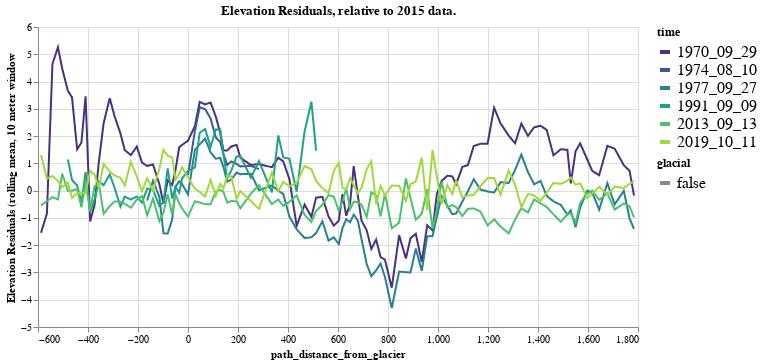

This figure's notebook cell:
### Markdown cell above
Plot elevation residuals, exclude glacier signals (small)

### Code cell
src = diff_df[['elevation', 'time', 'path_distance_from_glacier', 'glacial', 'elevation_residual']].reset_index().dropna()
src['time'] = src['time'].apply(lambda x: x.strftime(strip_time_format))
alt.Chart(
    src
).transform_filter(
    (datum.glacial == False)
).mark_line().encode(
    alt.X("path_distance_from_glacier:Q"),
    alt.Y("elevation_residual:Q", scale=alt.Scale(zero=False), title='Elevation Residuals (rolling mean, 10 meter window', impute=alt.ImputeParams(value=None)),
    alt.Color("time:O", scale=alt.Scale(scheme='viridis')),
    alt.StrokeDash('glacial:N')
).properties(
    width = 600,
    # height = 600,
    title="Elevation Residuals, relative to 2015 data."
).configure_legend(
    titleColor='black', 
    titleFontSize=12, 
    labelFontSize=16, 
    symbolStrokeWidth=4
)

### Figure 1 — Vega-Lite specification as saved in the notebook (floating-point values rounded to 4 significant figures; data arrays with more than 128 entries replaced by an {"elided": "..."} marker saying what was removed)
{"config": {"view": {"continuousWidth": 400, "continuousHeight": 300}, "legend": {"labelFontSize": 16, "symbolStrokeWidth": 4, "titleColor": "black", "titleFontSize": 12}}, "data": {"name": "data-62a80d2f4672657724b185a807834f83"}, "mark": "line", "encoding": {"color": {"field": "time", "scale": {"scheme": "viridis"}, "type": "ordinal"}, "strokeDash": {"field": "glacial", "type": "nominal"}, "x": {"field": "path_distance_from_glacier", "type": "quantitative"}, "y": {"field": "elevation_residual", "impute": {"value": null}, "scale": {"zero": false}, "title": "Elevation Residuals (rolling mean, 10 meter window", "type": "quantitative"}}, "title": "Elevation Residuals, relative to 2015 data.", "transform": [{"filter": "(datum.glacial === false)"}], "width": 600, "$schema": "https://vega.github.io/schema/vega-lite/v4.17.0.json", "datasets": {"data-62a80d2f4672657724b185a807834f83": {"elided": "528 records"}}}
